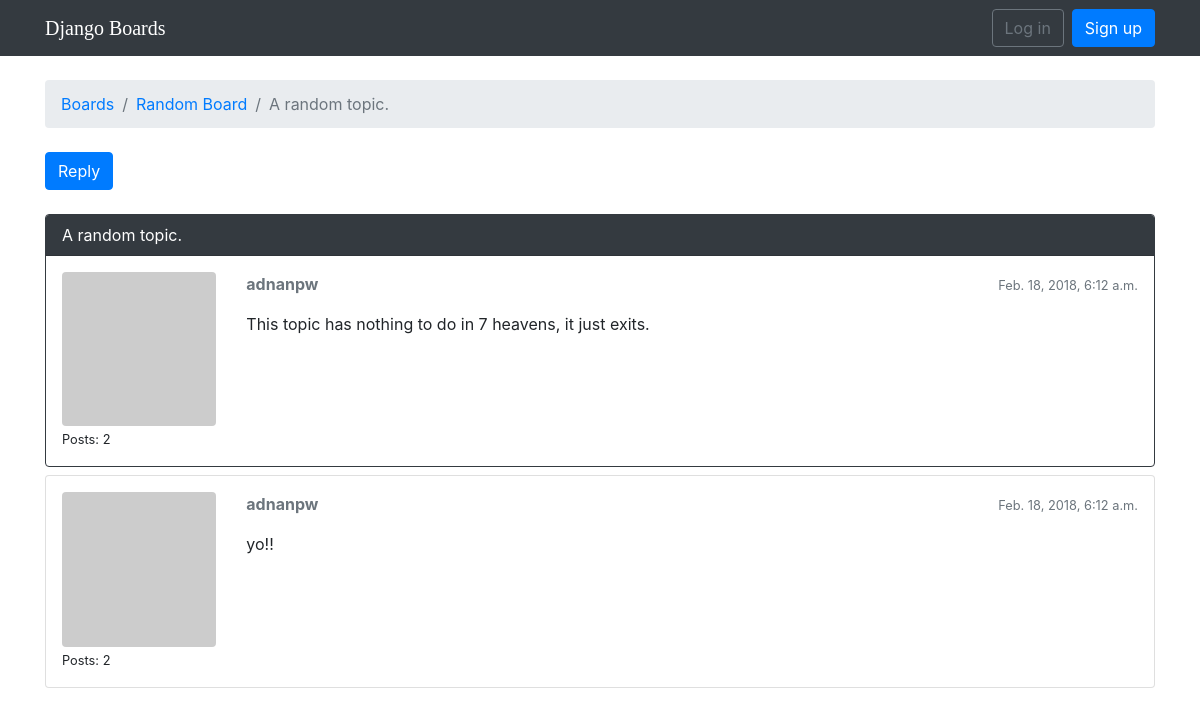
/boards/5/topics/6/, run on the app's committed database.
### boards/models.py (models this page shows, shortened)
class Topic(models.Model):
    subject = models.CharField(max_length=255)
    last_updated = models.DateTimeField(auto_now_add=True)
    board = models.ForeignKey(Board, related_name='topics')
    starter = models.ForeignKey(User, related_name='topics')
    views = models.PositiveIntegerField(default=0)

class Board(models.Model):
    name = models.CharField(max_length=30, unique=True)
    description = models.CharField(max_length=100)

class Post(models.Model):
    message = models.TextField(max_length=4000)
    topic = models.ForeignKey(Topic, related_name='posts')
    created_at = models.DateTimeField(auto_now_add=True)
    updated_at = models.DateTimeField(null=True)
    created_by = models.ForeignKey(User, related_name='posts')
    updated_by = models.ForeignKey(User, null=True, related_name='+')
    def get_message_as_markdown(self):
        return mark_safe(markdown(self.message, safe_mode='escape'))

### boards/views.py (the view)
# urls.py: url(r'^boards/(?P<pk>\d+)/topics/(?P<topic_pk>\d+)/$', views.PostListView.as_view(), name='topic_posts'),
class PostListView(ListView):
    model = Post
    context_object_name = 'posts'
    template_name = 'topic_posts.html'
    paginate_by = 20
    def get_context_data(self, **kwargs):
        session_key = 'viewed_topic_{}'.format(self.topic.pk)
        if not self.request.session.get(session_key, False):
            self.topic.views += 1
            self.topic.save()
            self.request.session[session_key] = True
        kwargs['topic'] = self.topic
        return super().get_context_data(**kwargs)
    def get_queryset(self):
        self.topic = get_object_or_404(Topic, board__pk=self.kwargs.get('pk'), pk=self.kwargs.get('topic_pk'))
        queryset = self.topic.posts.order_by('created_at')
        return queryset

### boards/templatetags/gravatar.py (called while the page is built)
@register.filter
def gravatar(user):
    email = user.email.lower().encode('utf-8')
    default = 'mm'
    size = 256
    url = 'https://www.gravatar.com/avatar/{md5}?{params}'.format(
        md5=hashlib.md5(email).hexdigest(),
        params=urlencode({'d': default, 's': str(size)})
    )
    return url

### templates/topic_posts.html (shortened to what this page needs)
{% extends 'base.html' %}
{% load gravatar %}
{% block breadcrumb %}
  <li class="breadcrumb-item"><a href="{% url 'home' %}">Boards</a></li>
  <li class="breadcrumb-item"><a href="{% url 'board_topics' topic.board.pk %}">{{ topic.board.name }}</a></li>
  <li class="breadcrumb-item active">{{ topic.subject }}</li>
{% endblock %}
{% block content %}
  <div class="mb-4">
    <a href="{% url 'reply_topic' topic.board.pk topic.pk %}" class="btn btn-primary" role="button">Reply</a>
  </div>
  {% for post in posts %}
    <div id="{{ post.pk }}" class="card {% if forloop.last %}mb-4{% else %}mb-2{% endif %} {% if forloop.first %}border-dark{% endif %}">
      {% if forloop.first %}
        <div class="card-header text-white bg-dark py-2 px-3">{{ topic.subject }}</div>
      {% endif %}
      <div class="card-body p-3">
        <div class="row">
          <div class="col-2">
            <img src="{{ post.created_by|gravatar }}" alt="{{ post.created_by.username }}" class="w-100 rounded">
            <small>Posts: {{ post.created_by.posts.count }}</small>
          </div>
          <div class="col-10">
            <div class="row mb-3">
              <div class="col-6">
                <strong class="text-muted">{{ post.created_by.username }}</strong>
              </div>
              <div class="col-6 text-right">
                <small class="text-muted">{{ post.created_at }}</small>
              </div>
            </div>
            {{ post.get_message_as_markdown }}
          </div>
        </div>
      </div>
    </div>
  {% endfor %}
{% endblock %}

### templates/base.html (shortened to what this page needs)
{% load static %}<!DOCTYPE html>
<html>
  <head>
    <link rel="stylesheet" href="{% static 'css/bootstrap.min.css' %}">
    <link rel="stylesheet" href="{% static 'css/app.css' %}">
  </head>
  <body>
    {% block body %}
      <nav class="navbar navbar-expand-sm navbar-dark bg-dark">
        <div class="container">
          <a class="navbar-brand" href="{% url 'home' %}">Django Boards</a>
          <div class="collapse navbar-collapse" id="mainMenu">
            {% if user.is_authenticated %}
              <ul class="navbar-nav ml-auto">
                <li class="nav-item dropdown">
                  <a class="nav-link dropdown-toggle" href="#" id="userMenu" data-toggle="dropdown" aria-haspopup="true" aria-expanded="false">
                    {{ user.username }}
                  </a>
                  <div class="dropdown-menu dropdown-menu-right" aria-labelledby="userMenu">
                    <a class="dropdown-item" href="{% url 'my_account' %}">My account</a>
                    <a class="dropdown-item" href="{% url 'password_change' %}">Change password</a>
                    <div class="dropdown-divider"></div>
                    <a class="dropdown-item" href="{% url 'logout' %}">Log out</a>
                  </div>
                </li>
              </ul>
            {% else %}
              <form class="form-inline ml-auto">
                <a href="{% url 'login' %}" class="btn btn-outline-secondary">Log in</a>
                <a href="{% url 'signup' %}" class="btn btn-primary ml-2">Sign up</a>
              </form>
            {% endif %}
          </div>
        </div>
      </nav>
      <div class="container">
        <ol class="breadcrumb my-4">
          {% block breadcrumb %}
          {% endblock %}
        </ol>
        {% block content %}
        {% endblock %}
      </div>
    {% endblock body %}
  </body>
</html>

### static/css/app.css (style rules this page uses)
.navbar-brand { font-family: 'Lobster Two', cursive; }

### data on the page
Topic: board.name "Random Board", subject "A random topic."
Post: created_by.posts.count "2", created_by.username "adnanpw", created_at "Feb. 18, 2018, 6:12 a.m.", get_message_as_markdown "This topic has nothing to do in 7 heavens, it just exits."
Post: created_by.posts.count "2", created_by.username "adnanpw", created_at "Feb. 18, 2018, 6:12 a.m.", get_message_as_markdown "yo!!"
